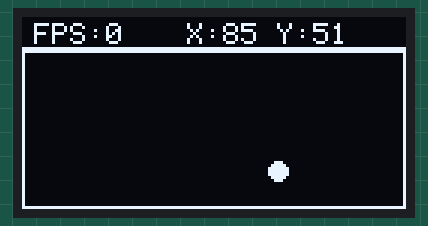
A sketch run on a simulated Arduino Uno, built with avr-gcc and run on an emulated ATmega328P. Shown: 128×64 one-colour display. What the sketch prints to the serial monitor is not drawn.

Above: at 0.67 s.
At 5.29 s:
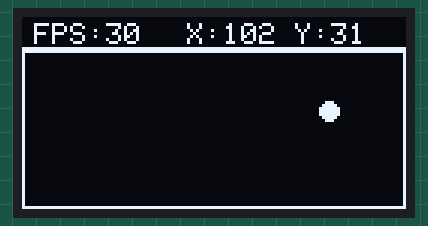
At 10.22 s:
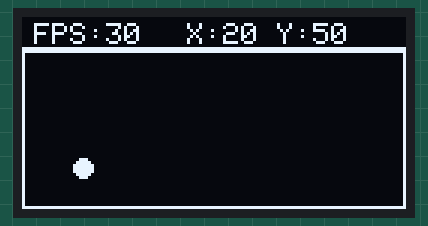
At 20.09 s:
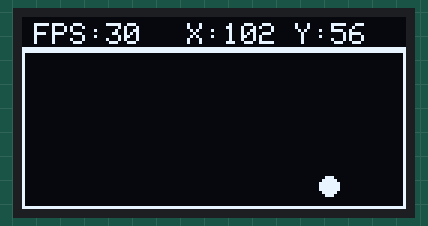
At 29.64 s:
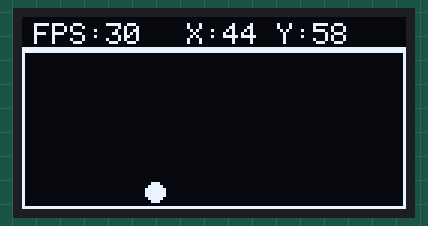
At 39.51 s:
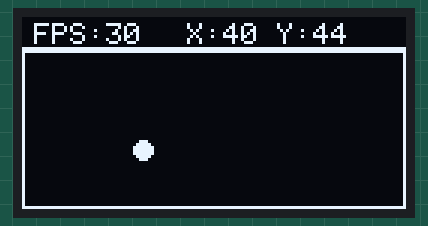

The sketch:

Day_27_OLED_Animation.ino
```cpp
/*
 * 100 Projects with Arduino - Day 27
 * Project: OLED Bouncing Ball Animation (2D Vector Physics & Frame Timing)
 *
 * DESCRIPTION:
 * This project implements a real-time, 2D physics simulation of a bouncing ball on a 128x64
 * SSD1306 OLED display. To satisfy professional mechatronics and game-loop engineering standards:
 * 1. Physics Engine: Uses vector kinematics (position and velocity vectors) with float-precision.
 * 2. Collision Detection: Implements boundary checking with automatic coordinate repositioning
 *    (penetration resolution) to prevent the ball from escaping or getting stuck in borders.
 * 3. Non-Blocking Frame Rate Controller: Standardizes rendering at a target frame rate (e.g., 30
 * FPS) using millis() timing.
 * 4. Diagnostics Overlay: Displays dynamic coordinates and actual calculated FPS (Frames Per
 * Second) in a dedicated UI header bar, separated from the bounce container.
 *
 * PHYSICS THEORY:
 * - Position Vector (P) and Velocity Vector (V):
 *   At each frame, the ball's position updates by adding the velocity vector:
 *     X_new = X_old + (Vx * dt)
 *     Y_new = Y_old + (Vy * dt)
 *   In this sketch, we assume a constant time step (dt = 1 frame time), so:
 *     X += Vx
 *     Y += Vy
 * - Elastic Collision (Wall Bounce):
 *   When the ball hits a vertical wall (left/right bounds), its horizontal velocity is reversed:
 *     Vx = -Vx
 *   When it hits a horizontal wall (top/bottom bounds), its vertical velocity is reversed:
 *     Vy = -Vy
 * - Penetration Resolution:
 *   Due to discrete time steps, the ball may overlap with the wall in the frame it collides.
 *   We reposition the ball exactly at the boundary tangent point to avoid visual clipping or
 * infinite collision loops.
 *
 * WIRING:
 * - OLED VCC -> Arduino 5V (or 3.3V)
 * - OLED GND -> Arduino GND
 * - OLED SDA -> Arduino SDA (A4 on Uno)
 * - OLED SCL -> Arduino SCL (A5 on Uno)
 */

#include <Adafruit_GFX.h>
#include <Adafruit_SSD1306.h>
#include <Wire.h>

// --- OLED DISPLAY DEFINITIONS ---
#define SCREEN_WIDTH 128
#define SCREEN_HEIGHT 64
#define OLED_RESET -1
#define SCREEN_ADDRESS 0x3C

Adafruit_SSD1306 display(SCREEN_WIDTH, SCREEN_HEIGHT, &Wire, OLED_RESET);

// --- RENDERING CONFIGURATION ---
const int TARGET_FPS = 30;
const unsigned long FRAME_DELAY_MS = 1000 / TARGET_FPS;  // ~33ms per frame
unsigned long lastFrameTime = 0;

// --- DIAGNOSTICS & PERFORMANCE VARIABLES ---
unsigned long fpsCounterStart = 0;
int frameCount = 0;
float calculatedFPS = 0.0;

// --- 2D PHYSICS SIMULATION VARIABLES ---
// Define boundaries for the bounce container (to leave space for the top header)
const int PLAY_X_MIN = 0;
const int PLAY_X_MAX = 127;
const int PLAY_Y_MIN = 12;  // Top 12 pixels reserved for header
const int PLAY_Y_MAX = 63;

// Ball state variables
float ballX = 64.0;        // Horizontal position (center of ball)
float ballY = 36.0;        // Vertical position (center of ball)
float ballVx = 2.2;        // Horizontal velocity component (pixels per frame)
float ballVy = 1.6;        // Vertical velocity component (pixels per frame)
const int ballRadius = 3;  // Ball radius in pixels

void setup() {
  Serial.begin(9600);

  Serial.println("==================================================");
  Serial.println("Day 27: OLED 2D Bouncing Ball Physics Simulation");
  Serial.println("==================================================");

  // Initialize SSD1306 OLED screen
  if (!display.begin(SSD1306_SWITCHCAPVCC, SCREEN_ADDRESS)) {
    Serial.println("[ERROR] SSD1306 allocation failed. Check connections.");
    for (;;);  // Halt execution
  }

  display.clearDisplay();
  display.display();

  lastFrameTime = millis();
  fpsCounterStart = millis();
  Serial.println("Simulation running. Outputting frames to OLED...");
}

void loop() {
  unsigned long currentTime = millis();

  // Non-blocking frame timing loop
  if (currentTime - lastFrameTime >= FRAME_DELAY_MS) {
    lastFrameTime = currentTime;

    // 1. Update physics states (Kinematics & Collision resolution)
    updatePhysics();

    // 2. Clear local buffer and redraw screen elements
    display.clearDisplay();
    drawUIHeader();
    drawBounceBoundary();
    drawBall();

    // 3. Push framebuffer to physical OLED panel
    display.display();

    // 4. Calculate actual FPS (Frames Per Second)
    frameCount++;
    unsigned long elapsed = currentTime - fpsCounterStart;
    if (elapsed >= 1000) {  // Update FPS calculation once per second
      calculatedFPS = (float)frameCount * 1000.0 / elapsed;
      frameCount = 0;
      fpsCounterStart = currentTime;

      // Print diagnostics to Serial Monitor
      Serial.print("[PHYSICS] PosX: ");
      Serial.print(ballX, 1);
      Serial.print(" | PosY: ");
      Serial.print(ballY, 1);
      Serial.print(" | FPS: ");
      Serial.println(calculatedFPS, 1);
    }
  }

  // Outer loop remains non-blocking for other microcontroller background tasks
}

/**
 * Updates position vectors and resolves elastic wall collisions.
 */
void updatePhysics() {
  // Step 1: Apply translation vector (X = X + Vx, Y = Y + Vy)
  ballX += ballVx;
  ballY += ballVy;

  // Step 2: Resolve Horizontal Collisions (Left & Right boundaries)
  // Left wall boundary
  if (ballX - ballRadius <= PLAY_X_MIN) {
    ballVx = -ballVx;                 // Reverse direction vector
    ballX = PLAY_X_MIN + ballRadius;  // Penetration resolution (position clamp)
  }
  // Right wall boundary
  else if (ballX + ballRadius >= PLAY_X_MAX) {
    ballVx = -ballVx;
    ballX = PLAY_X_MAX - ballRadius;
  }

  // Step 3: Resolve Vertical Collisions (Top & Bottom boundaries of play area)
  // Top boundary
  if (ballY - ballRadius <= PLAY_Y_MIN) {
    ballVy = -ballVy;
    ballY = PLAY_Y_MIN + ballRadius;
  }
  // Bottom boundary
  else if (ballY + ballRadius >= PLAY_Y_MAX) {
    ballVy = -ballVy;
    ballY = PLAY_Y_MAX - ballRadius;
  }
}

/**
 * Draws the top dashboard header containing system stats.
 */
void drawUIHeader() {
  display.setTextSize(1);
  display.setTextColor(SSD1306_WHITE);

  // Display FPS
  display.setCursor(4, 2);
  display.print("FPS:");
  display.print((int)calculatedFPS);

  // Display Position
  display.setCursor(55, 2);
  display.print("X:");
  display.print((int)ballX);
  display.print(" Y:");
  display.print((int)ballY);

  // Draw a solid divider line separating header from bounce area
  display.drawLine(0, 10, SCREEN_WIDTH, 10, SSD1306_WHITE);
}

/**
 * Draws the boundary box of the bounce container.
 */
void drawBounceBoundary() {
  // Outer rectangle for the play field (pixels 11 to 63)
  display.drawRect(PLAY_X_MIN, PLAY_Y_MIN - 1, SCREEN_WIDTH, PLAY_Y_MAX - PLAY_Y_MIN + 2,
                   SSD1306_WHITE);
}

/**
 * Renders the ball vector onto the display.
 */
void drawBall() {
  display.fillCircle((int)ballX, (int)ballY, ballRadius, SSD1306_WHITE);
}
```
